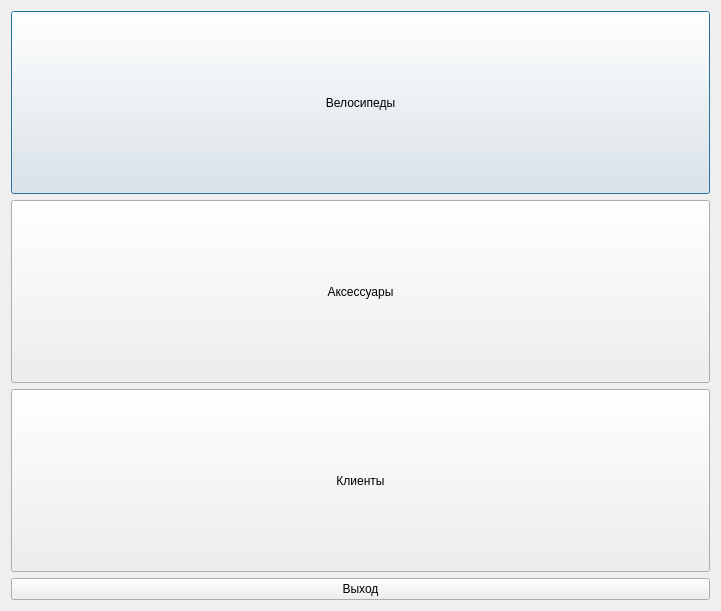
<?xml version="1.0" encoding="UTF-8"?>
<ui version="4.0">
 <class>CentralWindow</class>
 <widget class="QDialog" name="CentralWindow">
  <property name="geometry">
   <rect>
    <x>0</x>
    <y>0</y>
    <width>721</width>
    <height>611</height>
   </rect>
  </property>
  <property name="windowTitle">
   <string>Dialog</string>
  </property>
  <layout class="QVBoxLayout" name="verticalLayout">
   <item>
    <widget class="QPushButton" name="button1">
     <property name="sizePolicy">
      <sizepolicy hsizetype="Minimum" vsizetype="Expanding">
       <horstretch>0</horstretch>
       <verstretch>0</verstretch>
      </sizepolicy>
     </property>
     <property name="text">
      <string>Велосипеды</string>
     </property>
     <property name="iconSize">
      <size>
       <width>20</width>
       <height>100</height>
      </size>
     </property>
    </widget>
   </item>
   <item>
    <widget class="QPushButton" name="button2">
     <property name="sizePolicy">
      <sizepolicy hsizetype="Minimum" vsizetype="Expanding">
       <horstretch>0</horstretch>
       <verstretch>0</verstretch>
      </sizepolicy>
     </property>
     <property name="text">
      <string>Аксессуары</string>
     </property>
     <property name="iconSize">
      <size>
       <width>20</width>
       <height>100</height>
      </size>
     </property>
    </widget>
   </item>
   <item>
    <widget class="QPushButton" name="button3">
     <property name="sizePolicy">
      <sizepolicy hsizetype="Minimum" vsizetype="Expanding">
       <horstretch>0</horstretch>
       <verstretch>0</verstretch>
      </sizepolicy>
     </property>
     <property name="text">
      <string>Клиенты</string>
     </property>
     <property name="iconSize">
      <size>
       <width>20</width>
       <height>100</height>
      </size>
     </property>
    </widget>
   </item>
   <item>
    <widget class="QPushButton" name="pushButton">
     <property name="text">
      <string>Выход</string>
     </property>
    </widget>
   </item>
  </layout>
 </widget>
 <resources/>
 <connections/>
</ui>
